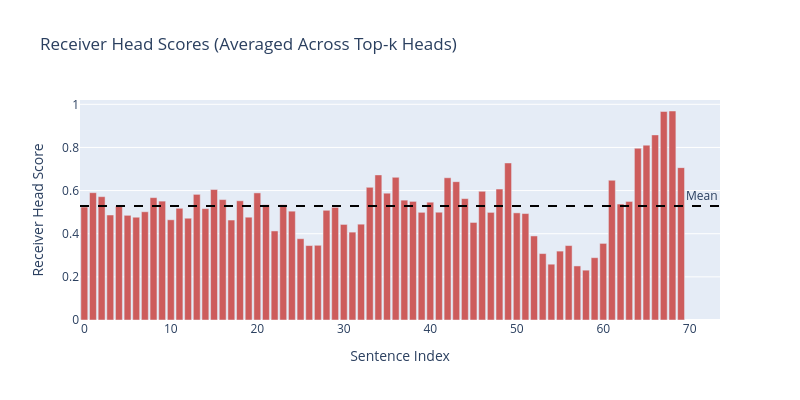

Source (notebook cell):
### Markdown cell above
### Exercise - compute receiver head scores

> ```yaml
> Difficulty: 🔴🔴⚪⚪⚪
> Importance: 🔵🔵🔵🔵⚪
> 
> You should spend up to 15-20 minutes on this exercise.
> ```

Now that we've identified receiver heads, let's compute the final receiver head score for each sentence by averaging the vertical attention scores across the top-k receiver heads.

### Code cell
def compute_receiver_head_scores(
    text: str,
    sentences: list[str],
    receiver_heads: Int[np.ndarray, "k 2"],
    model,
    tokenizer,
    proximity_ignore: int = 4,
) -> Float[np.ndarray, " n_sentences"]:
    """
    Compute final receiver head scores by averaging vertical scores from top-k heads.

    Args:
        text: Full reasoning trace
        sentences: List of sentences
        receiver_heads: Shape (k, 2) array of (layer, head) pairs
        model: Loaded model
        tokenizer: Corresponding tokenizer
        proximity_ignore: Proximity parameter

    Returns:
        receiver_scores: Shape (n_sentences,) - final importance scores
    """
    # copied 
    boundaries = utils.get_sentence_token_boundaries(text, sentences, tokenizer)

    all_vert_scores = []

    print(f"Computing scores from {len(receiver_heads)} receiver heads...")
    for layer, head in receiver_heads:
        # Extract attention for this receiver head
        attn_matrix, _ = extract_attention_matrix(text, model, tokenizer, layer, head)

        # Average to sentence level
        avg_attn = utils.average_attention_by_sentences(attn_matrix, boundaries)

        # Compute vertical scores
        vert_scores = get_vertical_scores(avg_attn, proximity_ignore=proximity_ignore, control_depth=True)

        all_vert_scores.append(vert_scores)

    # Average across all receiver heads
    all_vert_scores = np.array(all_vert_scores)  # Shape: (k, n_sentences)
    receiver_scores = np.nanmean(all_vert_scores, axis=0)  # Average over heads

    return receiver_scores

# Use the receiver heads we just found
receiver_scores = compute_receiver_head_scores(
    text_subset,
    sentences_subset,
    receiver_heads,
    model,
    tokenizer,
    proximity_ignore=4,
)

print(f"\nReceiver head scores computed for {len(receiver_scores)} sentences")
print(f"Mean score: {np.nanmean(receiver_scores):.4f}")
print(f"Std score: {np.nanstd(receiver_scores):.4f}")

# With depth-controlled rank normalization, baseline vertical scores center around 0.5
# (since rank/n_valid ≈ 0.5 on average). Thought anchors should be noticeably above this.
mean_score = np.nanmean(receiver_scores)
assert 0.3 < mean_score < 0.7, f"Mean receiver score {mean_score:.3f} unexpectedly far from ~0.5 baseline"

# Visualize
fig = go.Figure()
fig.add_trace(
    go.Bar(
        x=list(range(len(receiver_scores))),
        y=receiver_scores,
        marker_color="indianred",
        hovertemplate="<b>Sentence %{x}</b><br>Score: %{y:.4f}<br>Text: %{customdata}<extra></extra>",
        customdata=[s[:100] for s in sentences_subset],
    )
)
fig.add_hline(
    y=np.nanmean(receiver_scores),
    line_dash="dash",
    line_color="black",
    annotation_text="Mean",
)
fig.update_layout(
    title="Receiver Head Scores (Averaged Across Top-k Heads)",
    xaxis_title="Sentence Index",
    yaxis_title="Receiver Head Score",
    width=800,
    height=400,
)
fig.show()

print("\nTop-3 sentences by receiver head score:")
# Filter out NaN values before selecting top sentences
valid_mask = ~np.isnan(receiver_scores)
valid_indices = np.where(valid_mask)[0]
valid_scores = receiver_scores[valid_mask]
top_k = min(3, len(valid_scores))
top_in_valid = np.argsort(valid_scores)[-top_k:][::-1]
top_indices = valid_indices[top_in_valid]

for idx in top_indices:
    print(f"  Sentence {idx}: {receiver_scores[idx]:.4f}")
    print(f"    Text: {sentences_subset[idx][:100]}...")

print("Receiver head scores computed! These aggregate the attention from all high-kurtosis receiver heads.")

### Figure 1 — Plotly figure (JSON) as saved in the notebook; plotly's stock layout.template omitted (floating-point values rounded to 4 significant figures)
{"data": [{"customdata": ["Okay, so I have this problem where I need to find out how many bits the base-16 number 66666₁₆ has w", "Hmm, let's see.", "I remember that each hexadecimal digit corresponds to exactly 4 binary digits, or bits.", "So, maybe I can just figure out how many hexadecimal digits there are and multiply by 4 to get the n", "Let me check that.", "First, the number given is 66666 in base 16.", "Let me count the digits: 6, 6, 6, 6, 6.", "That's five digits in total.", "So, if each digit is 4 bits, then 5 digits would be 5 * 4 = 20 bits.", "Wait, is that always the case?", "I think so because each hex digit maps directly to 4 bits without any overlap or sharing.", "So, 66666₁₆ would be 20 bits in binary.", "But wait, I should make sure that this is correct by actually converting the number or at least chec", "Alternatively, maybe I can calculate the value of 66666₁₆ in decimal and then find out how many bits", "Let's try that approach to cross-verify.", "So, to convert 66666₁₆ to decimal, I can expand it as follows:", "Each digit represents a power of 16.", "Starting from the right, the digits are 16⁰, 16¹, 16², 16³, 16⁴.", "So, the number is:", "6 * 16⁴ + 6 * 16³ + 6 * 16² + 6 * 16¹ + 6 * 16⁰", "Let me compute each term:", "First, 16⁴ is 16 * 16 * 16 * 16.", "16² is 256, so 16³ is 256 * 16 = 4096, and 16⁴ is 4096 * 16 = 65536.", "So, 6 * 65536 = 393216", "Next, 16³ is 4096, so 6 * 4096 = 24576", "Then, 16² is 256, so 6 * 256 = 1536", "16¹ is 16, so 6 * 16 = 96", "And 16⁰ is 1, so 6 * 1 = 6", "Now, adding all these up:", "393216 + 24576 = 417,792", "417,792 + 1536 = 419,328", "419,328 + 96 = 419,424", "419,424 + 6 = 419,430", "So, 66666₁₆ is equal to 419,430 in decimal.", "Now, to find out how many bits this number requires, I can use the formula for the number of bits ne", "So, let's compute log₂(419,430).", "Hmm, I don't have a calculator here, but I can estimate it.", "I know that 2¹⁸ = 262,144", "2¹⁹ = 524,288", "So, 419,430 is between 2¹⁸ and 2¹⁹.", "Therefore, log₂(419,430) is between 18 and 19.", "The floor of that would be 18, so the number of bits is 18 + 1 = 19 bits.", "Wait, but earlier I thought it would be 20 bits because it's 5 hex digits each being 4 bits.", "Now, according to this, it's 19 bits.", "There's a discrepancy here.", "I must have made a mistake somewhere.", "Wait, let me check my calculations again.", "Maybe I messed up the decimal conversion.", "Wait, 66666 in hex.", "Let me convert it step by step again.", "6 * 16⁴: 6 * 65536 = 393216", "6 * 16³: 6 * 4096 = 24576", "6 * 16²: 6 * 256 = 1536", "6 * 16¹: 6 * 16 = 96", "6 * 16⁰: 6 * 1 = 6", "Adding them up: 393216 + 24576 = 417,792", "417,792 + 1536 = 419,328", "419,328 + 96 = 419,424", "419,424 + 6 = 419,430.", "That seems correct.", "So, 419,430 in decimal.", "Now, let's check 2¹⁸ is 262,144, 2¹⁹ is 524,288.", "So, 419,430 is less than 524,288, so log₂(419,430) is less than 19.", "So, floor(log₂(419,430)) is 18, so number of bits is 19.", "But wait, when I thought about each hex digit being 4 bits, 5 hex digits would be 20 bits.", "So, why is there a difference?", "Ah, perhaps because leading zeros are not counted.", "So, when converting from hex to binary, each digit is 4 bits, but if the leading hex digits are such", "Wait, but 66666 in hex is 5 digits, so 5 * 4 = 20 bits.", "But according to the decimal conversion, it's 19 bits.", "That suggests that when converted to binary, it's 19 bits, not 20.", "So, which is correct?", "Wait, perhaps when converting 66666₁₆ to binary, it's exactly 20 bits, but the leading bits are zero", "Wait, but in the problem, it's just asking how many bits it has when written in base 2."], "hovertemplate": "<b>Sentence %{x}</b><br>Score: %{y:.4f}<br>Text: %{customdata}<extra></extra>", "marker": {"color": "indianred"}, "type": "bar", "x": [0, 1, 2, 3, 4, 5, 6, 7, 8, 9, 10, 11, 12, 13, 14, 15, 16, 17, 18, 19, 20, 21, 22, 23, 24, 25, 26, 27, 28, 29, 30, 31, 32, 33, 34, 35, 36, 37, 38, 39, 40, 41, 42, 43, 44, 45, 46, 47, 48, 49, 50, 51, 52, 53, 54, 55, 56, 57, 58, 59, 60, 61, 62, 63, 64, 65, 66, 67, 68, 69, 70, 71, 72, 73], "y": [0.5238, 0.5902, 0.5718, 0.4867, 0.5272, 0.4853, 0.4765, 0.5018, 0.5673, 0.5511, 0.4646, 0.5179, 0.4718, 0.5825, 0.5163, 0.6047, 0.5583, 0.4635, 0.5528, 0.4766, 0.5892, 0.5342, 0.4129, 0.5342, 0.5046, 0.3769, 0.345, 0.3464, 0.5086, 0.5222, 0.4431, 0.4074, 0.4443, 0.6151, 0.6727, 0.5879, 0.6615, 0.5557, 0.5499, 0.4992, 0.5461, 0.4997, 0.6595, 0.6413, 0.5628, 0.4523, 0.5966, 0.4989, 0.607, 0.7281, 0.4967, 0.4936, 0.3897, 0.3079, 0.2587, 0.3194, 0.3451, 0.2507, 0.231, 0.2889, 0.3551, 0.6479, 0.5375, 0.5497, 0.7964, 0.8107, 0.8582, 0.9668, 0.9689, 0.7064, NaN, NaN, NaN, NaN]}], "layout": {"annotations": [{"showarrow": false, "text": "Mean", "x": 1, "xanchor": "right", "xref": "x domain", "y": 0.5282, "yanchor": "bottom", "yref": "y"}], "height": 400, "shapes": [{"line": {"color": "black", "dash": "dash"}, "type": "line", "x0": 0, "x1": 1, "xref": "x domain", "y0": 0.5282, "y1": 0.5282, "yref": "y"}], "title": {"text": "Receiver Head Scores (Averaged Across Top-k Heads)"}, "width": 800, "xaxis": {"title": {"text": "Sentence Index"}}, "yaxis": {"title": {"text": "Receiver Head Score"}}}}
